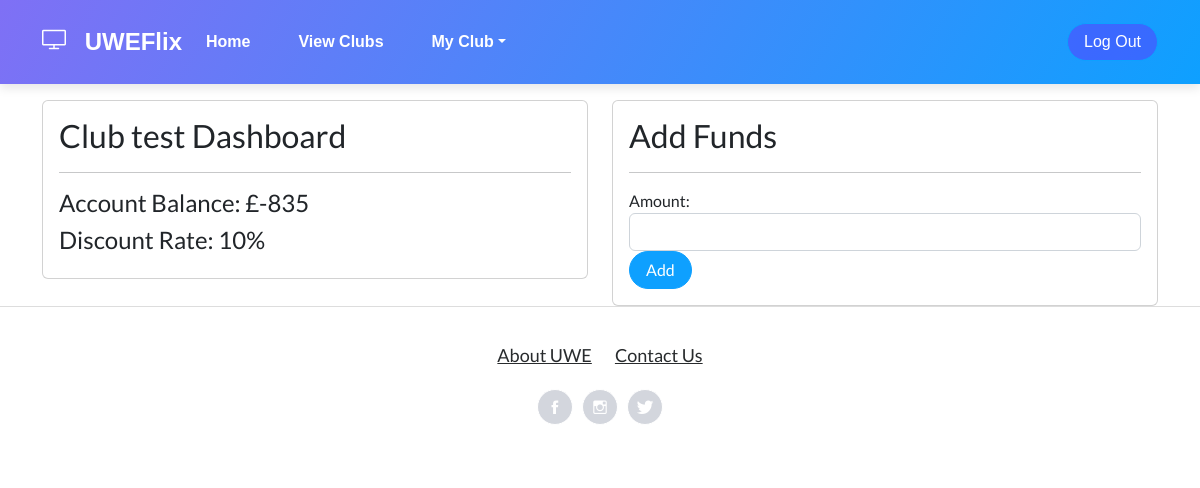
Page /accounts/clubrep/dashboard/ (signed in) on the earlier database version.
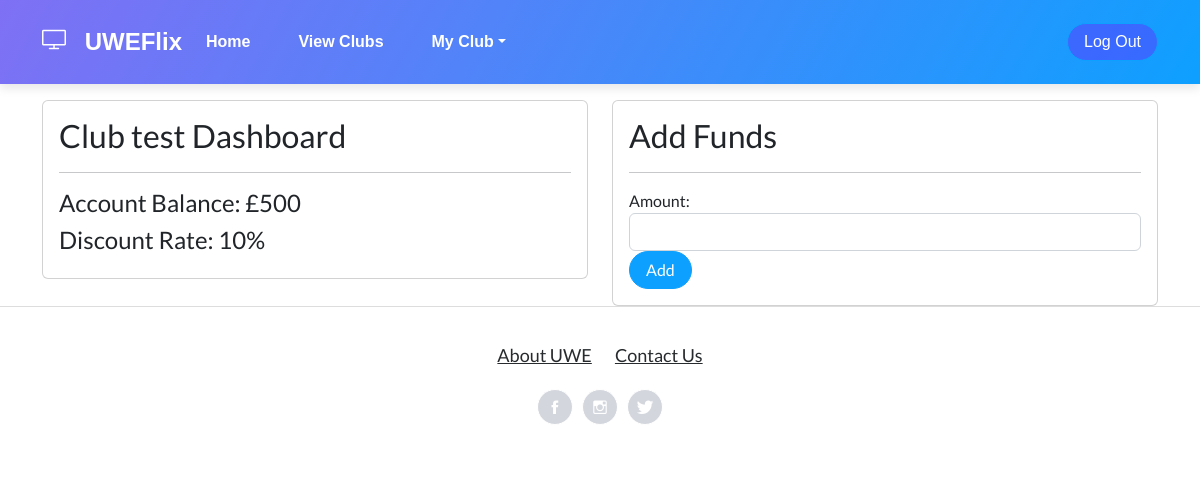
Same page on the later database version.
### Accounts/models.py (models this page shows)
class Account(models.Model):
    id = models.AutoField(primary_key=True, unique=True)
    club = models.ForeignKey(Club, on_delete=models.DO_NOTHING)
    balance = models.IntegerField(default=0)

### Accounts/views.py (the view, shortened to what this page needs)
# urls.py: path('clubrep/dashboard/', views.clubrep_dashboard, name='clubrep_dashboard'),
def clubrep_dashboard(request):
    userpermissions = check_permissions(request)
    clubrep = ClubRep.objects.get(user=request.user)
    account = Account.objects.get(club=clubrep.club)
    context = {
        'clubrep': clubrep,
        'account': account,
        'userpermissions': userpermissions,
        'club_id': clubrep.club.id,
    }
    return render(request, 'UWEFlix/clubrep_dashboard.html', context)

### Accounts/views.py (called while the page is built)
def check_permissions(request):
    if request.user.is_authenticated:
        if request.user.groups.filter(name='Cinema Managers').exists():
            userpermission = 1
        elif request.user.groups.filter(name='Club Representatives').exists():
            userpermission = 2
        elif request.user.groups.filter(name='Account Managers').exists():
            userpermission = 3
        elif request.user.groups.filter(name='Guest').exists():
            userpermission = 4
        else:
            userpermission = 0
    else:
        return redirect('Login')
    return userpermission

### web_project/templates/UWEFlix/clubrep_dashboard.html (shortened to what this page needs)
{% extends 'UWEFlix/layout.html' %}
{% block content %}
<div class="container mt-3">
    <div class="row justify-content-center">
        <div class="col-md-6">
            <div class="card">
                <div class="card-body">
                    <h2 class="card-title">{{ clubrep.club.name }} Dashboard</h2>
                    <hr>
                    <h4>Account Balance: £{{ account.balance }}</h4>
                    <h4>Discount Rate: {{ clubrep.club.discount_rate }}%</h4>
                </div>
            </div>
        </div>
        <div class="col-md-6">
            <div class="card">
                <div class="card-body">
                    <h2 class="card-title">Add Funds</h2>
                    <hr>
                    <form method="post">
                        <div class="form-group">
                            <label for="amount">Amount:</label>
                            <input type="number" class="form-control" id="amount" name="amount" required>
                        </div>
                        <button type="submit" class="btn btn-primary">Add</button>
                    </form>
                </div>
            </div>
        </div>
    </div>
</div>
{% endblock %}

Differences in the rows shown:
changed Account: balance "-835" → "500"
